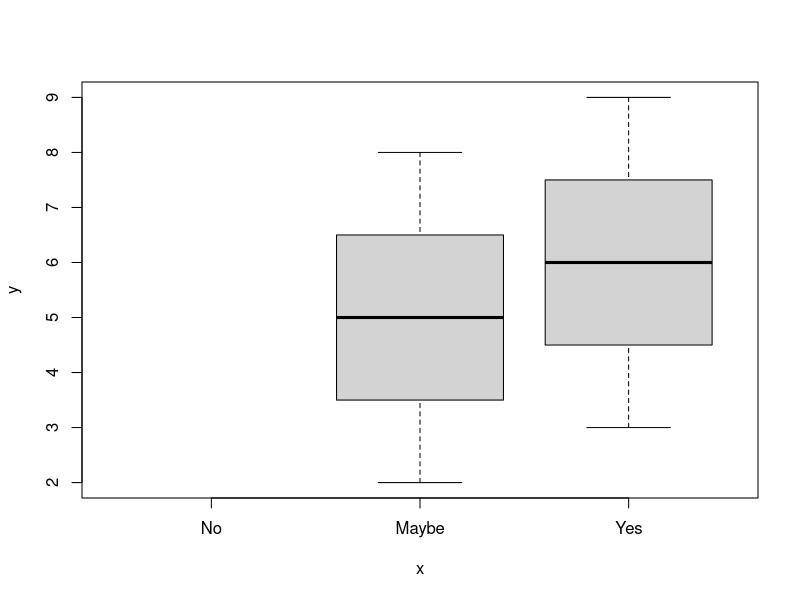

The R script that drew this image:
x <- c(1:3)
y <- c(1:9)

(a <- cbind.data.frame(x, y))
str(a)

a$x <- ordered(a$x,
               levels = c(1, 2, 3),
               labels = c("No", "Maybe", "Yes"))
str(a)
str(a [a$x >= "Maybe", ])
plot(a [a$x >= "Maybe", ])